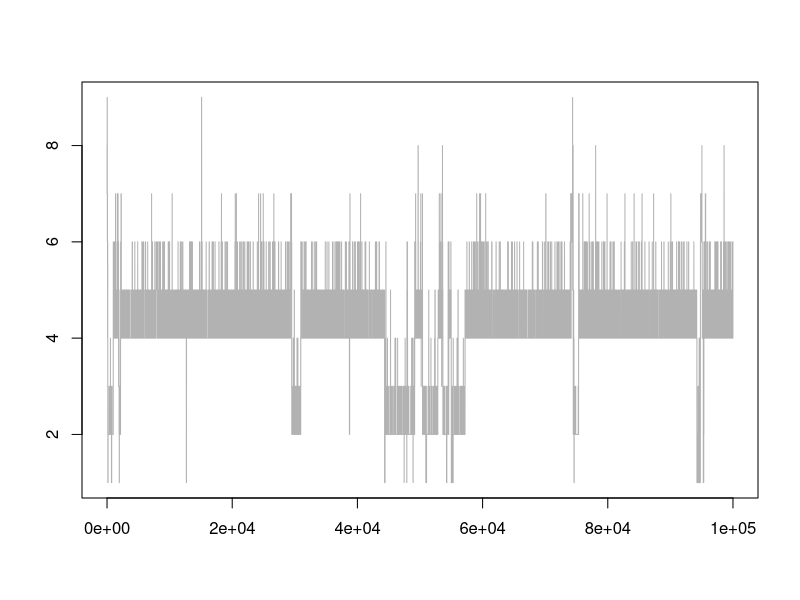
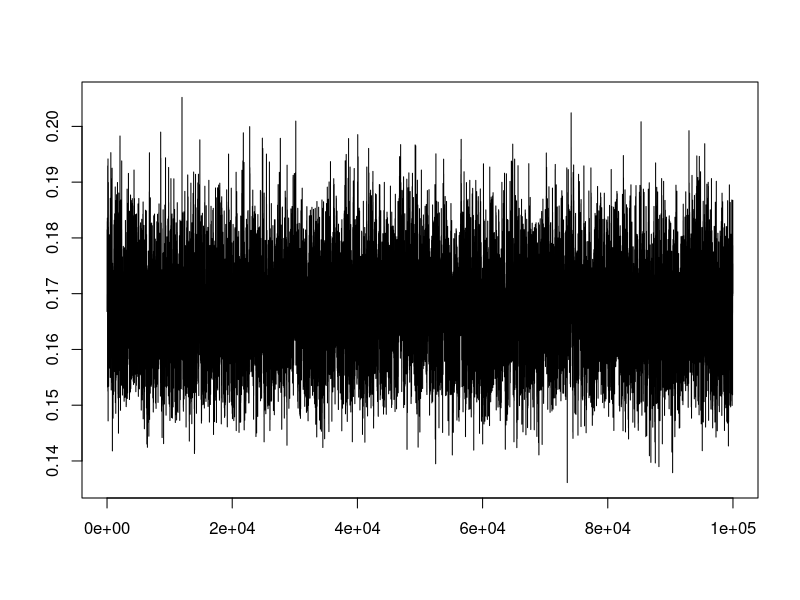
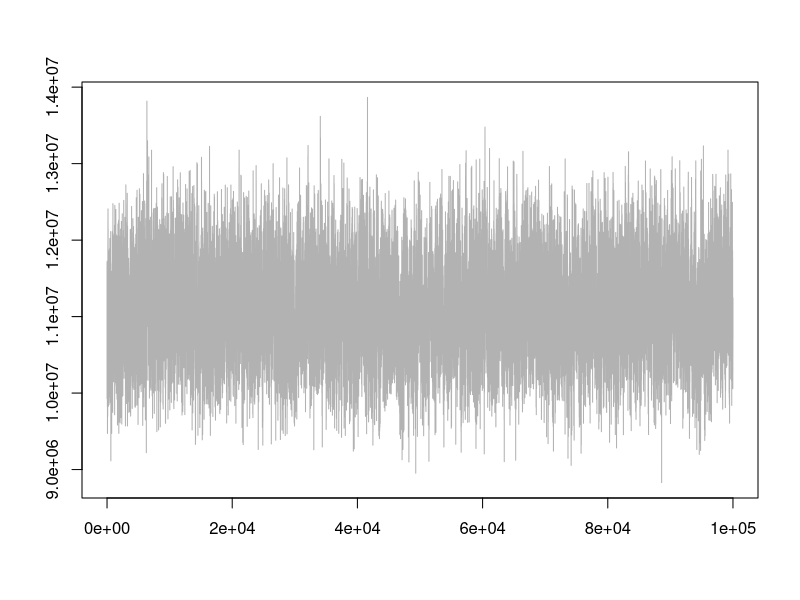
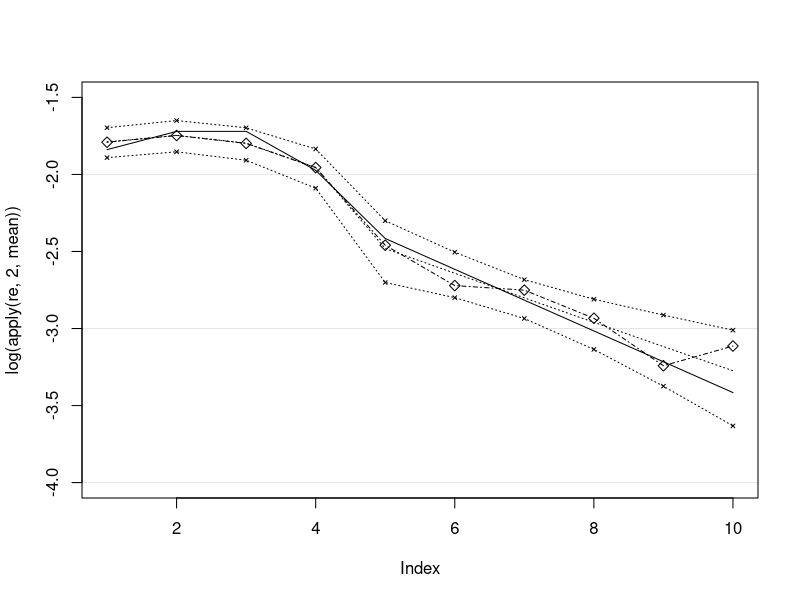

Write R code to recreate these figures, in order.
set.seed(189)
alpha <- -1.6159
beta <- 0.2
I <- 9
u <- 1.02^(0:I)*10^7
r.true <- NULL
r.true[1:4] <- c(15.9, 17.9, 17.9, 13.9) / 100
r.true[5:10] <- exp(alpha - beta * (4:I))
phi <- 25000
#####################################
#X0 <- 0
#for(i in 1:20) {
#X <- array(0, dim = c(I+1, I+1))
#for (i in 1:(I+1)) {
#  for (j in 1:(I+1)) {
#    if (i+j <= I+2) {
#      X[i, j] <- u[i]*r[j]
#    }
#  }
#}
#X0 <- X0 + X
#}
#X <- X0 / 20
#####################################
mle <- function() {

  y <- NULL
  X0 <- array(0, dim = c(55, 20))
  for (i in 1:10) {
    for (j in 1:(11 - i)) {
      y <- c(y, X[i, j])
      X0[length(y), c(i, 10 + j)] <- c(1, 1)
    }
  }
  coef <- exp(coefficients(glm(y ~ X0 - 1, family = poisson(link = "log"))))
  u <- coef[1:10] * sum(X[1, ]) / coef[1]
  names(u) <- NULL
  r <- c((coef[11:20] * coef[1] / sum(X[1, ]))[1:9], 1 - sum(coef[11:19] * coef[1] / sum(X[1, ])))
  names(r) <- NULL
  fit <- fitted(glm(y ~ X0 - 1, family = poisson(link = "log")))
  phi <- sum(((y - fit) / fit^0.5)^2)/(55-19)
  return(list(u = u, r = r, phi = phi))
}

library(LearnBayes)
library(ggplot2)

logpos <- function(alpha_beta, X, I, k, u.new, a1, b1, lambda, tau, phi) {
  alpha <- alpha_beta[1]
  beta <- alpha_beta[2]
  fun1 <- function(j) {
    -exp(alpha - beta * j) * sum(u.new[1:(I-j+1)]) / phi +
    (alpha - beta * j) * sum(X[1:(I-j+1), j+1]) / phi
  }
  fun2 <- function(alpha, a1, lambda, beta, b1, tau) {
    - (alpha - a1)^2 / (2 * lambda^2) - (beta - b1)^2 / (2 * tau^2)
  } 
    
  sum(sapply(k:I, fun1)) + fun2(alpha, a1, lambda, beta, b1, tau)
}

move.alpha.beta <- function(m, start, X, I, k, u.new, a1, b1, lambda, tau, phi) {
  proposal <- list(scale = 0.13, var = array(c(1, 0, 0, 1), c(2, 2)))
  #m <- 10000
  r <- rwmetrop(logpos, proposal, start, m, X, I, k, u.new, a1, b1, lambda, tau, phi)
  return(r$par[1:m, ])
  #plot(density(r$par))
  #curve(dnorm(x, -1, 10), from = -2.5, to = 0.5, add = T)
  #mean(r$par[1000:10000, 1])
  #mean(r$par[1000:10000, 2])
}

move.u.r <- function(alpha, beta, u, k, r, I, X, phi) {
  fun1 <- function(i) {
    s.post <- s + 1 / phi * sum(X[i+1, 1:(I-i+1)]) 
    s.m <- s / m[i + 1] + 1 / phi * sum(r[1:(I-i+1)])
    rgamma(1, shape = s.post, rate = s.m)
  } 
  fun2 <- function(j) {
    v.post <- v + 1 / phi * sum(X[1:(I-j+1), j+1])
    v.c <- v / c[j+1] + 1 / phi * sum(u.new[1:(I-j+1)])
    rgamma(1, shape = v.post, rate = v.c)
  }
  u.new <- sapply(0:I, fun1)
  r.new1 <- sapply(0:(k - 1), fun2)
  
  alpha.beta <- move.alpha.beta(1, c(alpha, beta), X, I, k, u.new, a1, b1, lambda, tau, phi)
  r.new2 <- exp(alpha.beta[1] - alpha.beta[2]*(k:I))
  r.new <- c(r.new1, r.new2)
  return(list(u = u.new, r = r.new, alpha.beta = alpha.beta))
}
birth <- function(k) {
  if (k >=1 & k <= (I-1)) {
    return(1/3)
  } else { 
    return(0)
  }
}
death <- function(k) {
  if (k >1 & k <= I) {
    return(1/3) 
  } else {
    return(0)
  }
}
move <- function(n, k.start, r.start, u.start, alpha.start, beta.start) {
  R <- array(0, c(n, I+1))
  U <- array(0, c(n, I+1))
  Alpha.Beta <- array(0, c(n, 2))
  K <- array(0, n)
  R[1, ]<- r.start
  U[1, ] <-  u.start
  K[1] <- k.start
  Alpha.Beta[1, ] <- c(alpha.start, beta.start)
  for (d in 2:n) {
    type <- runif(1)
    if (type < 1-birth(K[d-1])-death(K[d-1])) {
      RU <- move.u.r(Alpha.Beta[d-1, 1], Alpha.Beta[d-1, 2], U[d-1, ], 
        K[d-1], R[d-1,], I, X, phi)
      R[d, ] <- RU$r
      U[d, ] <- RU$u
      K[d] <- K[d-1]
      Alpha.Beta[d, ]  <- RU$alpha.beta
    } else if (type > 1-birth(K[d-1])-death(K[d-1]) & type < 1-death(K[d-1]) ) {
      v.star <- 100
      u.old <- U[d-1, ]
      r.old <- R[d-1, ]
      k.old <- K[d-1]
      alpha.beta.old <- Alpha.Beta[d-1, ]
      
      u <- rgamma(1, shape = v.star, rate = v.star / r.old[k.old+1])
      r.star <- u
      
      s1 <- sum(-u.old[1:(I-k.old+1)]*r.star / phi + X[1:(I-k.old+1), k.old+1] / phi * log(r.star) +
          u.old[1:(I-k.old+1)]*r.old[k.old+1] / phi - X[1:(I-k.old+1), k.old+1]  / phi * log(r.old[k.old+1]) )
      
      s2 <- v * log(v/c[k.old+1]) + (v - 1) * log(r.star) - v * r.star / c[k.old+1] - log(gamma(v))
      s3 <- v.star * log(v.star/r.old[k.old+1]) + (v.star - 1)*log(r.star) - v.star * r.star / r.old[k.old+1] - log(gamma(v.star))

      alpha.birth1 <- exp(s1+s2-s3)
      up <- runif(1)

      if(up < alpha.birth1) {
        r.new <- r.old
        r.new[k.old + 1] <- u
        k.new <- k.old + 1
        u.new <- u.old
        R[d, ] <- r.new
        U[d, ] <- u.new
        K[d] <- k.new
        Alpha.Beta[d, ] <- alpha.beta.old
      } else {
        R[d, ] <- r.old
        U[d, ] <- u.old
        K[d] <- k.old
        Alpha.Beta[d, ] <- alpha.beta.old
      }
    }  else {
      v.star <- 100
      u.old <- U[d-1, ]
      r.old <- R[d-1, ]
      k.old <- K[d-1]
      k.star <- k.old - 1
      alpha.beta.old <- Alpha.Beta[d-1, ]
      alpha.old <- alpha.beta.old[1]
      beta.old <- alpha.beta.old[2]
      rk.star <- exp(alpha.old - k.star * beta.old) 
      r.star <- r.old[k.star+1]
      s1 <-  sum(-u.old[1:(I-k.star+1)]*rk.star/phi +X[1:(I-k.star+1), k.star+1]/phi * log(rk.star) +
        u.old[1:(I-k.star+1)]*r.star/phi - X[1:(I-k.star+1), k.star+1]/phi *log(r.star)) 
      s2 <-  v.star*log(v.star/rk.star)+(v.star-1)*log(r.star)-v.star*r.star/rk.star-log(gamma(v.star))
      s3 <- v * log(v/c[k.star+1]) + (v-1)*log(r.star) - v*r.star/c[k.star+1]-log(gamma(v))

      up <- runif(1)
 
      if(up < exp(s1+s2-s3)) {
        u.new <- u.old
        r.new <- r.old
        r.new[k.star+1] <- rk.star
        k.new <- k.star
        R[d, ] <- r.new
        U[d, ] <- u.new
        K[d] <- k.new
        Alpha.Beta[d, ] <- alpha.beta.old 
      } else {
        R[d, ] <- r.old
        U[d, ] <- u.old
        K[d] <- k.old
        Alpha.Beta[d, ] <- alpha.beta.old
      }
    }
  }
  return(list(r = R, u = U, k = K, ab = Alpha.Beta))
}

X <- read.table("data.txt", sep = "")
s <- 100
v <- 1
a1 <- -1
I <- 9
b1 <- 0.5
tau <- 10
v.star <- 100
u <- mle()$u
r <- mle()$r
m <- u
c <- r
#phi <- mle()$phi  
phi <- 25000

alpha <- -1.2
beta <- 0.2

lambda <- 10


iteration <- 100000 
set.seed(123)   
listre <- move(n = iteration, k.start=7, r.start=r, u.start=u, alpha.start=alpha, beta.start=beta) 
plot(listre$k, type = "l", xlab = "", ylab = "", col = rgb(0, 0, 0, 0.3))
table(listre$k)/length(listre$k)

plot(listre$r[, 1], type = "l", xlab = "", ylab = "")
plot(listre$u[, 2], type = "l", xlab = "", ylab = "", col = rgb(0, 0, 0, 0.3))

re <- listre$r[listre$k==4, ]
plot(log(apply(re,2, mean)), type = "l", ylim = c(-4, -1.5), lty = 3)
lines(log(apply(re,2, mean) + 2 * apply(listre$r, 2, sd)), lty = 3)
lines(log(apply(re,2, mean) - 2 * apply(listre$r, 2, sd)), lty = 3)
lines(log(r), lty = 4)
points(log(r), pch = 5)
alpha <- -1.6159
beta <- 0.2
r.true <- NULL
r.true[1:4] <- c(15.9, 17.9, 17.9, 13.9) / 100
r.true[5:10] <- exp(alpha - beta * (4:I))
lines(log(r.true))
points(1:10, log(apply(re,2, mean) + 2 * apply(listre$r, 2, sd)),
  pch = 4, cex = 0.5)
points(1:10, log(apply(re,2, mean) - 2 * apply(listre$r, 2, sd)),
  pch = 4, cex = 0.5)
abline(h = seq(-6, -1, length = 6), col = rgb(0, 0, 0, 0.1))
